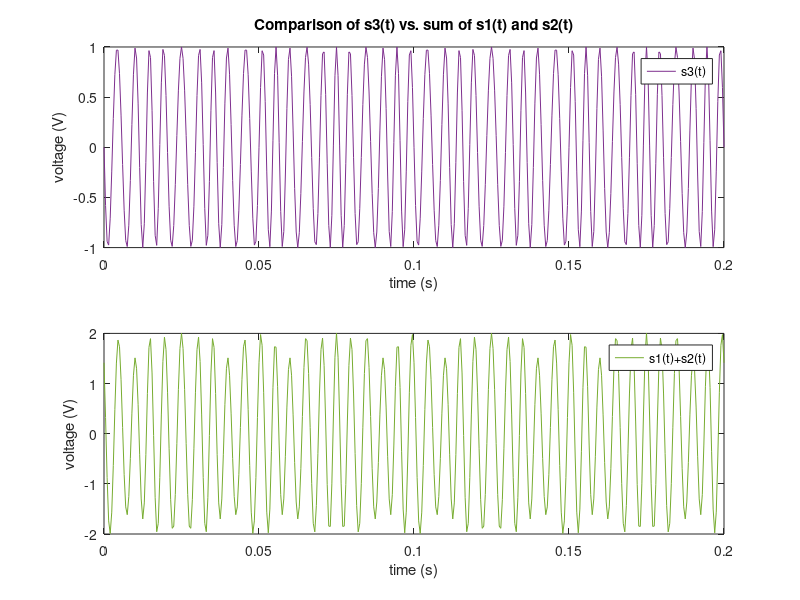
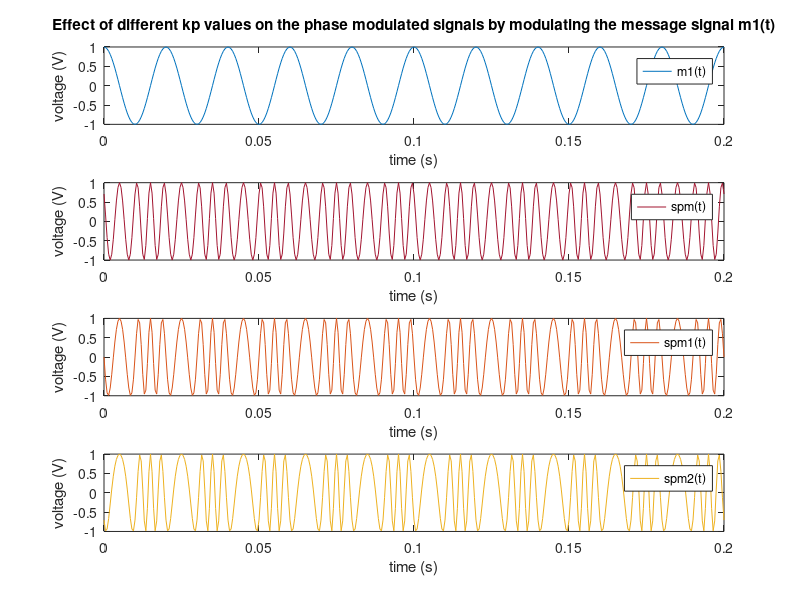
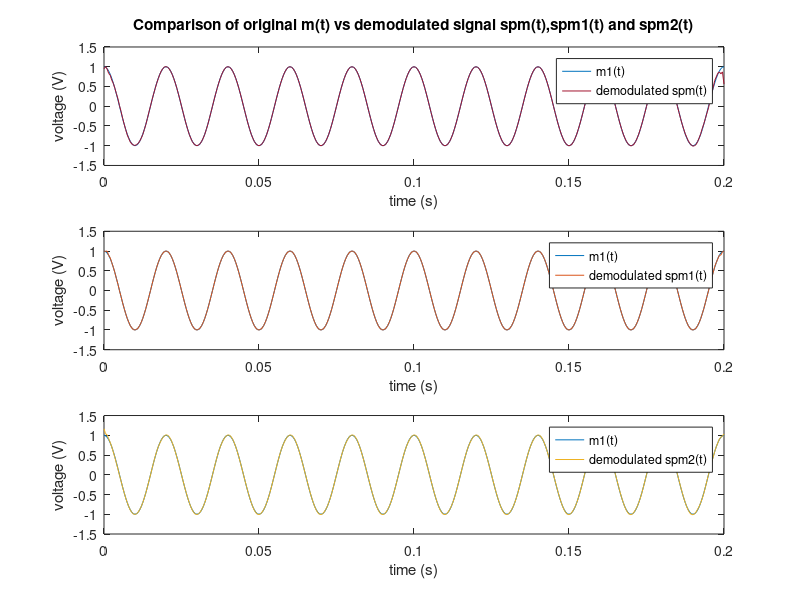

Write MATLAB code to recreate these figures, in order.
clc;
clear all;
close all;
%% 2.1 Modulation
%% 2.1.a
Td=0.2;
Fs=2000;
Ts=1/Fs;
time=0:Ts:Td;
%% 2.1.b
Ac=1;
fc=200;
ct=Ac*cos(2*pi*fc*time);
%% 2.1.c
fm1=50;
Am1=1;
m1t=Am1*cos(2*pi*fm1*time);
fm2=10;
Am2=1;
m2t=Am2*cos(2*pi*fm2*time);
%% 2.1.d
% by using the following PM formula: Spm(t)=Ac*cos(2*pi*fc*time + kp*m(t))
kp1=pi/4;
s1t=Ac*cos(2*pi*fc*time+kp1*m1t);
s2t=Ac*cos(2*pi*fc*time+kp1*m2t);
%% 2.1.e
m3t=m1t+m2t;
s3t=Ac*cos(2*pi*fc*time+kp1*m3t);
%% 2.1.f
s12t=s1t+s2t;
figure (1)
subplot(2,1,1)
plot(time,s3t,"color","#7E2F8E");
xlabel("time (s)");
ylabel("voltage (V)");
legend("s3(t)");
title("Comparison of s3(t) vs. sum of s1(t) and s2(t)");
subplot(2,1,2)
plot(time,s12t,"color","#77AC30");
xlabel("time (s)");
ylabel("voltage (V)");
legend("s1(t)+s2(t)");
%% 2.2 The effect of different kp values
%% 2.2.a
spmt=s1t;
kp2=2*pi/4;
spm1t=Ac*cos(2*pi*fc*time+kp2*m1t);
kp3=3*pi/4;
spm2t=Ac*cos(2*pi*fc*time+kp3*m1t);
%% 2.2.b
figure (2)
subplot(4,1,1)
plot(time,m1t,"color","#0072BD");
xlabel("time (s)");
ylabel("voltage (V)");
legend("m1(t)");
title("Effect of different kp values on the phase modulated signals by modulating the message signal m1(t)");
subplot(4,1,2)
plot(time,spmt,"color","#A2142F");
xlabel("time (s)");
ylabel("voltage (V)");
legend("spm(t)");
subplot(4,1,3)
plot(time,spm1t,"color","#D95319");
xlabel("time (s)");
ylabel("voltage (V)");
legend("spm1(t)");
subplot(4,1,4)
plot(time,spm2t,"color","#EDB120");
xlabel("time (s)");
ylabel("voltage (V)");
legend("spm2(t)");
%% 2.3 Demodulation
%% 2.3.a
N=length(time);
% spm(t) demodulation
spmht=hilbert(spmt,N);
phase_ins=angle(spmht);
unwrapped=unwrap(phase_ins);
pm_demod=(unwrapped-2*pi*fc*time)/kp1;
% spm1(t) demodulation
spm1ht=hilbert(spm1t,N);
phase_ins1=angle(spm1ht);
unwrapped1=unwrap(phase_ins1);
pm_demod1=(unwrapped1-2*pi*fc*time)/kp2;
% spm2(t) demodulation
spm2ht=hilbert(spm2t,N);
phase_ins2=angle(spm2ht);
unwrapped2=unwrap(phase_ins2);
pm_demod2=(unwrapped2-2*pi*fc*time)/kp3;
%% 2.3.b
figure (3)
subplot(3,1,1)
plot(time,m1t,"color","#0072BD");
title("Comparison of original m(t) vs demodulated signal spm(t),spm1(t) and spm2(t)");
hold on
plot(time,pm_demod,"color","#A2142F");
xlabel("time (s)");
ylabel("voltage (V)");
legend("m1(t)","demodulated spm(t)");
subplot(3,1,2)
plot(time,m1t,"color","#0072BD");
hold on
plot(time,pm_demod1,"color","#D95319");
xlabel("time (s)");
ylabel("voltage (V)");
legend("m1(t)","demodulated spm1(t)");
subplot(3,1,3)
plot(time,m1t,"color","#0072BD");
hold on
plot(time,pm_demod2,"color","#EDB120");
xlabel("time (s)");
ylabel("voltage (V)");
legend("m1(t)","demodulated spm2(t)");















